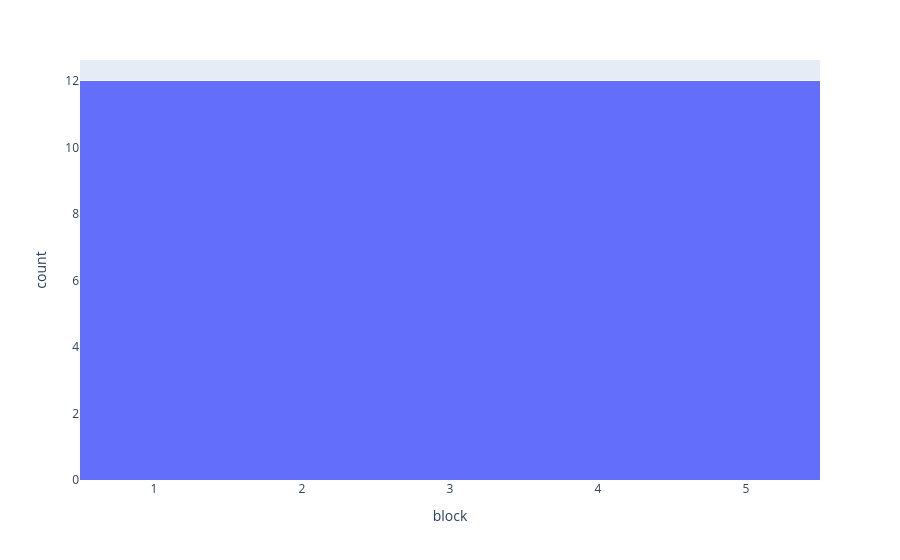

The cell this chart's notebook holds for it:
### Code cell
fig_b = px.histogram(df, x='block')
fig_b.show()

### Figure 1 — Plotly figure (JSON) as saved in the notebook; plotly's stock layout.template omitted (floating-point values rounded to 4 significant figures)
{"data": [{"bingroup": "x", "hovertemplate": "block=%{x}<br>count=%{y}<extra></extra>", "legendgroup": "", "marker": {"color": "#636efa", "pattern": {"shape": ""}}, "name": "", "orientation": "v", "showlegend": false, "type": "histogram", "x": [1, 1, 1, 1, 2, 2, 2, 2, 3, 3, 3, 3, 4, 4, 4, 4, 5, 5, 5, 5, 1, 1, 1, 1, 2, 2, 2, 2, 3, 3, 3, 3, 4, 4, 4, 4, 5, 5, 5, 5, 1, 1, 1, 1, 2, 2, 2, 2, 3, 3, 3, 3, 4, 4, 4, 4, 5, 5, 5, 5], "xaxis": "x", "yaxis": "y"}], "layout": {"barmode": "relative", "legend": {"tracegroupgap": 0}, "margin": {"t": 60}, "xaxis": {"anchor": "y", "domain": [0, 1], "title": {"text": "block"}}, "yaxis": {"anchor": "x", "domain": [0, 1], "title": {"text": "count"}}}}
